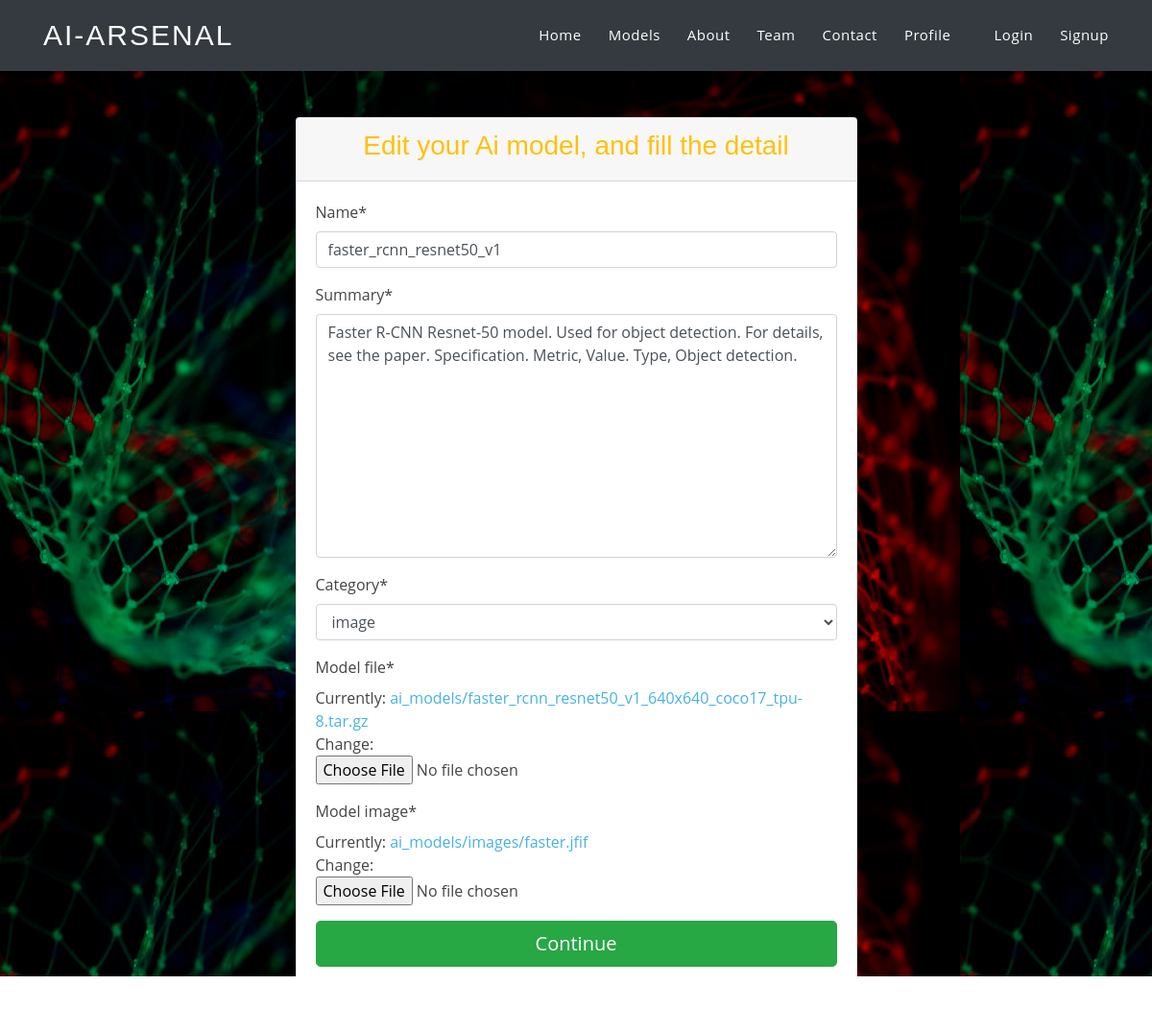
The page /storage/edit/2 on the database its author committed.
### storage/models.py (models this page shows, shortened)
class AiModel(models.Model):
    model_category =(
        (1,"image"),
        (2,"text"),
        (3,"nlp"),
        (4,"video"),
        (5,"others"),
    )
    name = models.CharField(max_length=225,default='model')
    summary = models.TextField()
    model_file =models.FileField(upload_to='ai_models',null=True)
    category= models.IntegerField(choices=model_category,default=model_category[0][1])
    model_image = models.ImageField(upload_to='ai_models/images',null=True)
    uploader =models.ForeignKey(User,on_delete=models.DO_NOTHING,default=2)
    uploaded_on =models.DateTimeField(auto_now=True)

### storage/views.py (the view)
# urls.py: path('edit/<int:pk>',edit_ai_model,name='edit_ai_model'),
def edit_ai_model(request,pk):
    try:
        data = AiModel.objects.get(pk=pk)
        if request.method =='POST':
            form = ModelEditForm(request.POST,instance=data)
            if form.is_valid():
                form.save()
                return redirect('view_model')
        else:
            form = ModelEditForm(instance=data)
        context ={ "editform":form}
        return render(request,'storage/edit.html',context)
    except Exception as e:
        print('some error occured')
        return redirect('view_model')

### storage/forms.py
class ModelEditForm(forms.ModelForm):
    class Meta:
        model = AiModel
        fields=('name','summary','category','model_file','model_image',)

### templates/storage/edit.html (shortened to what this page needs)
{% extends 'layout/base.html' %}
{% load static %}
{% load crispy_forms_tags %}
{% block content %}
<div class="signup" style="background-image: url('{% static 'img/6.jpeg' %}' );">
   <div class="row justify-content-center ">
      <div class="col-6">
         <div class="card my-5">
            <div class="card-header">
               <div class="row justify-content-center ">
                  <h3 class="text-warning "> Edit your Ai model, and fill the detail</h3>
               </div>
            </div>
            <div class="card-body">
               <form method="POST">
                  {{editform|crispy}}
                  <button class="btn btn-success btn-lg btn-block">Continue</button>
               </form>
            </div>
         </div>
      </div>
   </div>
</div>
{% endblock content %}

### rows shown on the page
AiModel: name "faster_rcnn_resnet50_v1", summary "Faster R-CNN Resnet-50 model. Used for object detection. For details, see the paper. Specification. Metric, Value. Type, Object detection.", category "image"
